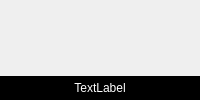
             <widget class="QWidget" name="frame_angle">
              <attribute name="title">
               <string>支架视角</string>
              </attribute>
              <layout class="QVBoxLayout" name="verticalLayout_4">
               <property name="spacing">
                <number>0</number>
               </property>
               <property name="leftMargin">
                <number>0</number>
               </property>
               <property name="topMargin">
                <number>0</number>
               </property>
               <property name="rightMargin">
                <number>0</number>
               </property>
               <property name="bottomMargin">
                <number>0</number>
               </property>
               <item>
                <widget class="QWidget" name="tab_check_frame" native="true">
                 <layout class="QVBoxLayout" name="verticalLayout_9">
                  <property name="spacing">
                   <number>0</number>
                  </property>
                  <property name="leftMargin">
                   <number>0</number>
                  </property>
                  <property name="topMargin">
                   <number>0</number>
                  </property>
                  <property name="rightMargin">
                   <number>0</number>
                  </property>
                  <property name="bottomMargin">
                   <number>0</number>
                  </property>
                  <item>
                   <widget class="HalconWidget" name="widget_image_check_frame" native="true"/>
                  </item>
                  <item>
                   <widget class="QLabel" name="label_check_frame_result">
                    <property name="maximumSize">
                     <size>
                      <width>16777215</width>
                      <height>24</height>
                     </size>
                    </property>
                    <property name="styleSheet">
                     <string notr="true">color: white;
background-color: black;</string>
                    </property>
                    <property name="text">
                     <string>TextLabel</string>
                    </property>
                    <property name="alignment">
                     <set>Qt::AlignCenter</set>
                    </property>
                   </widget>
                  </item>
                 </layout>
                </widget>
               </item>
              </layout>
             </widget>
